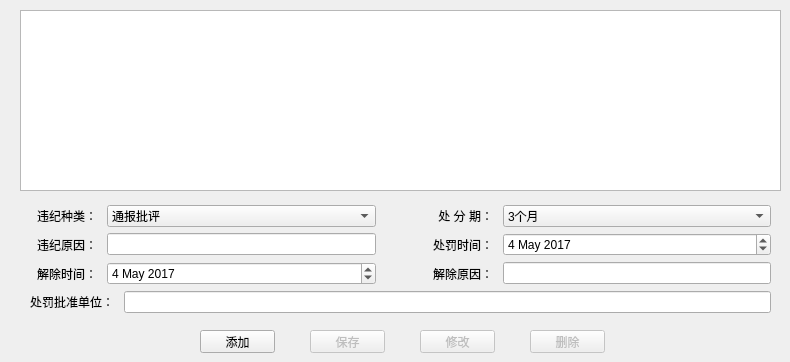
   <widget class="QWidget" name="tab_5">
    <attribute name="title">
     <string>违纪处罚</string>
    </attribute>
    <widget class="QTableView" name="list_punish">
     <property name="geometry">
      <rect>
       <x>20</x>
       <y>10</y>
       <width>761</width>
       <height>181</height>
      </rect>
     </property>
     <property name="editTriggers">
      <set>QAbstractItemView::NoEditTriggers</set>
     </property>
     <property name="selectionMode">
      <enum>QAbstractItemView::SingleSelection</enum>
     </property>
     <property name="selectionBehavior">
      <enum>QAbstractItemView::SelectRows</enum>
     </property>
     <attribute name="verticalHeaderDefaultSectionSize">
      <number>25</number>
     </attribute>
     <attribute name="verticalHeaderMinimumSectionSize">
      <number>15</number>
     </attribute>
    </widget>
    <widget class="QWidget" name="verticalLayoutWidget_5">
     <property name="geometry">
      <rect>
       <x>20</x>
       <y>200</y>
       <width>761</width>
       <height>122</height>
      </rect>
     </property>
     <layout class="QVBoxLayout" name="verticalLayout_5">
      <property name="leftMargin">
       <number>10</number>
      </property>
      <property name="topMargin">
       <number>5</number>
      </property>
      <property name="rightMargin">
       <number>10</number>
      </property>
      <property name="bottomMargin">
       <number>5</number>
      </property>
      <item>
       <layout class="QHBoxLayout" name="horizontalLayout_66" stretch="1,1">
        <property name="spacing">
         <number>50</number>
        </property>
        <item>
         <layout class="QHBoxLayout" name="horizontalLayout_70" stretch="1,4">
          <property name="spacing">
           <number>10</number>
          </property>
          <item>
           <widget class="QLabel" name="punish_label_sort">
            <property name="text">
             <string>违纪种类：</string>
            </property>
            <property name="alignment">
             <set>Qt::AlignRight|Qt::AlignTrailing|Qt::AlignVCenter</set>
            </property>
           </widget>
          </item>
          <item>
           <widget class="QComboBox" name="punish_combo_sort">
            <item>
             <property name="text">
              <string>通报批评</string>
             </property>
            </item>
            <item>
             <property name="text">
              <string>警告</string>
             </property>
            </item>
            <item>
             <property name="text">
              <string>记过</string>
             </property>
            </item>
            <item>
             <property name="text">
              <string>记大过</string>
             </property>
            </item>
            <item>
             <property name="text">
              <string>开除</string>
             </property>
            </item>
           </widget>
          </item>
         </layout>
        </item>
        <item>
         <layout class="QHBoxLayout" name="horizontalLayout_74" stretch="1,4">
          <property name="spacing">
           <number>10</number>
          </property>
          <item>
           <widget class="QLabel" name="punish_label_period">
            <property name="text">
             <string>处 分 期：</string>
            </property>
            <property name="alignment">
             <set>Qt::AlignRight|Qt::AlignTrailing|Qt::AlignVCenter</set>
            </property>
           </widget>
          </item>
          <item>
           <widget class="QComboBox" name="punish_combo_period">
            <item>
             <property name="text">
              <string>3个月</string>
             </property>
            </item>
            <item>
             <property name="text">
              <string>6个月</string>
             </property>
            </item>
            <item>
             <property name="text">
              <string>12个月</string>
             </property>
            </item>
            <item>
             <property name="text">
              <string>18个月</string>
             </property>
            </item>
           </widget>
          </item>
         </layout>
        </item>
       </layout>
      </item>
      <item>
       <layout class="QHBoxLayout" name="horizontalLayout_76" stretch="1,1">
        <property name="spacing">
         <number>50</number>
        </property>
        <item>
         <layout class="QHBoxLayout" name="horizontalLayout_77" stretch="1,4">
          <property name="spacing">
           <number>10</number>
          </property>
          <item>
           <widget class="QLabel" name="punish_label_preason">
            <property name="text">
             <string>违纪原因：</string>
            </property>
            <property name="alignment">
             <set>Qt::AlignRight|Qt::AlignTrailing|Qt::AlignVCenter</set>
            </property>
           </widget>
          </item>
          <item>
           <widget class="QLineEdit" name="punish_edit_preason">
            <property name="maxLength">
             <number>50</number>
            </property>
           </widget>
          </item>
         </layout>
        </item>
        <item>
         <layout class="QHBoxLayout" name="horizontalLayout_78" stretch="1,4">
          <property name="spacing">
           <number>10</number>
          </property>
          <item>
           <widget class="QLabel" name="punish_label_pdate">
            <property name="text">
             <string>处罚时间：</string>
            </property>
            <property name="alignment">
             <set>Qt::AlignRight|Qt::AlignTrailing|Qt::AlignVCenter</set>
            </property>
           </widget>
          </item>
          <item>
           <widget class="QDateEdit" name="punish_date_pdate">
            <property name="date">
             <date>
              <year>2017</year>
              <month>5</month>
              <day>4</day>
             </date>
            </property>
           </widget>
          </item>
         </layout>
        </item>
       </layout>
      </item>
      <item>
       <layout class="QHBoxLayout" name="horizontalLayout_79" stretch="1,1">
        <property name="spacing">
         <number>50</number>
        </property>
        <item>
         <layout class="QHBoxLayout" name="horizontalLayout_80" stretch="1,4">
          <property name="spacing">
           <number>10</number>
          </property>
          <item>
           <widget class="QLabel" name="punish_label_ddate">
            <property name="text">
             <string>解除时间：</string>
            </property>
            <property name="alignment">
             <set>Qt::AlignRight|Qt::AlignTrailing|Qt::AlignVCenter</set>
            </property>
           </widget>
          </item>
          <item>
           <widget class="QDateEdit" name="punish_date_ddate">
            <property name="date">
             <date>
              <year>2017</year>
              <month>5</month>
              <day>4</day>
             </date>
            </property>
           </widget>
          </item>
         </layout>
        </item>
        <item>
         <layout class="QHBoxLayout" name="horizontalLayout_81" stretch="1,4">
          <property name="spacing">
           <number>10</number>
          </property>
          <item>
           <widget class="QLabel" name="punish_label_dreason">
            <property name="text">
             <string>解除原因：</string>
            </property>
            <property name="alignment">
             <set>Qt::AlignRight|Qt::AlignTrailing|Qt::AlignVCenter</set>
            </property>
           </widget>
          </item>
          <item>
           <widget class="QLineEdit" name="punish_edit_dreason">
            <property name="maxLength">
             <number>50</number>
            </property>
           </widget>
          </item>
         </layout>
        </item>
       </layout>
      </item>
      <item>
       <layout class="QHBoxLayout" name="horizontalLayout_82" stretch="0,0">
        <property name="spacing">
         <number>10</number>
        </property>
        <item>
         <widget class="QLabel" name="punish_label_unit">
          <property name="text">
           <string>处罚批准单位：</string>
          </property>
          <property name="alignment">
           <set>Qt::AlignRight|Qt::AlignTrailing|Qt::AlignVCenter</set>
          </property>
         </widget>
        </item>
        <item>
         <widget class="QLineEdit" name="punish_edit_unit">
          <property name="maxLength">
           <number>50</number>
          </property>
         </widget>
        </item>
       </layout>
      </item>
     </layout>
    </widget>
    <widget class="QPushButton" name="btn_punish_update">
     <property name="enabled">
      <bool>false</bool>
     </property>
     <property name="geometry">
      <rect>
       <x>420</x>
       <y>330</y>
       <width>75</width>
       <height>23</height>
      </rect>
     </property>
     <property name="text">
      <string>修改</string>
     </property>
     <property name="autoDefault">
      <bool>false</bool>
     </property>
    </widget>
    <widget class="QPushButton" name="btn_punish_save">
     <property name="enabled">
      <bool>false</bool>
     </property>
     <property name="geometry">
      <rect>
       <x>310</x>
       <y>330</y>
       <width>75</width>
       <height>23</height>
      </rect>
     </property>
     <property name="text">
      <string>保存</string>
     </property>
     <property name="autoDefault">
      <bool>false</bool>
     </property>
    </widget>
    <widget class="QPushButton" name="btn_punish_delete">
     <property name="enabled">
      <bool>false</bool>
     </property>
     <property name="geometry">
      <rect>
       <x>530</x>
       <y>330</y>
       <width>75</width>
       <height>23</height>
      </rect>
     </property>
     <property name="text">
      <string>删除</string>
     </property>
     <property name="autoDefault">
      <bool>false</bool>
     </property>
    </widget>
    <widget class="QPushButton" name="btn_punish_add">
     <property name="geometry">
      <rect>
       <x>200</x>
       <y>330</y>
       <width>75</width>
       <height>23</height>
      </rect>
     </property>
     <property name="text">
      <string>添加</string>
     </property>
     <property name="autoDefault">
      <bool>false</bool>
     </property>
    </widget>
   </widget>
